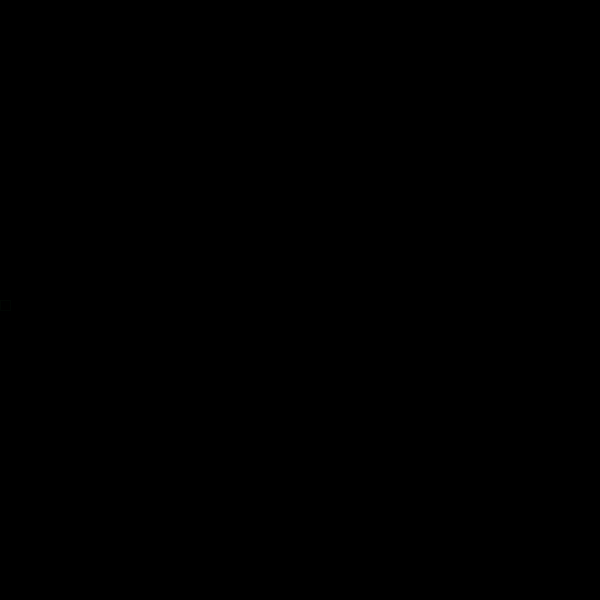
Frame 1 (no input)
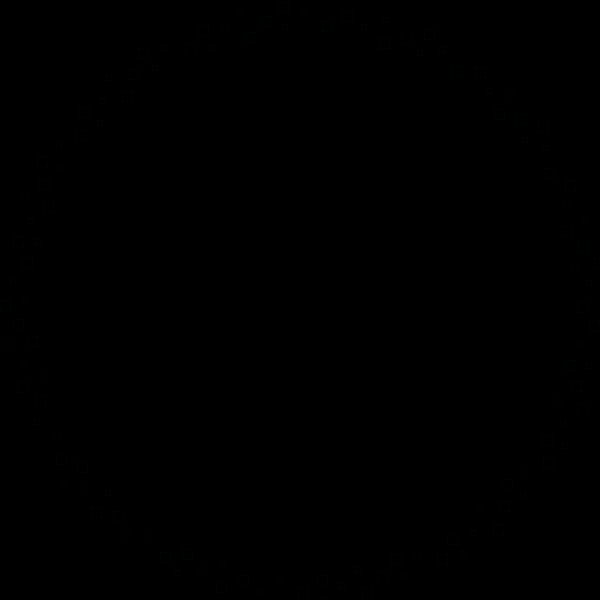
Frame 60 (the mouse pressed at the canvas centre just before this capture)
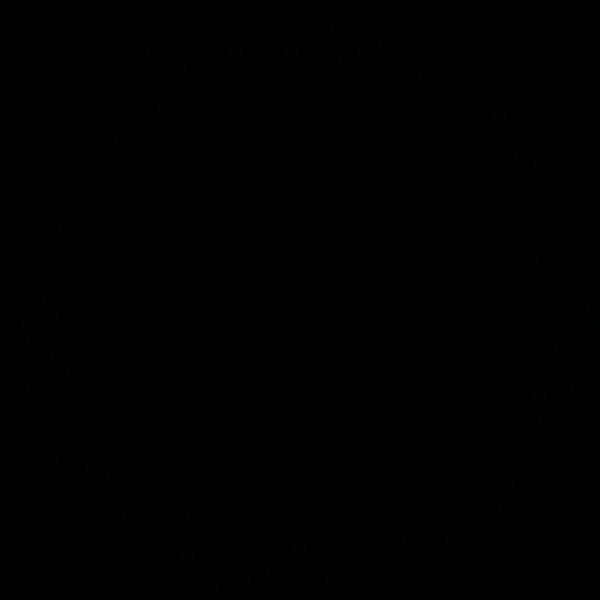
Frame 120 (the mouse held since frame 60 and released just before this capture)

The Processing sketch that drew these frames (run headless with seeded random() and noise(); from frame 60 on, the mouse is pressed at the canvas centre):

// Processing sketch: processing_111176
// ── processing_111176.pde

float x, y;
float angle = 0; 
float r = 300;
float diff = 0.5; 

float colR = random(0,255);
float colG = random(0,255);
float colB = random(0,255);

float colR1 = random(0,255);
float colG1 = random(0,255);
float colB1 = random(0,255);

void setup() {
  size(600, 600);
  background(0);
}

void draw() {
  
  x = r * cos(angle); 
  y = r * sin(angle);
  


  strokeWeight(0.1); 
  stroke(colR,colG,colB,50); 
  noFill(); 
  rect(x+300,y+300,5,5);

  strokeWeight(0.1); 
  stroke(colR1,colG1,colB1,50); 
  noFill(); 
  rect(-1*x+300,-1*y+300,10,10);
  

  angle = angle +0.5;
  r = r - diff;

  if ( r == 0 || r == 400) { 
    diff =  diff * -1;
  }
}
